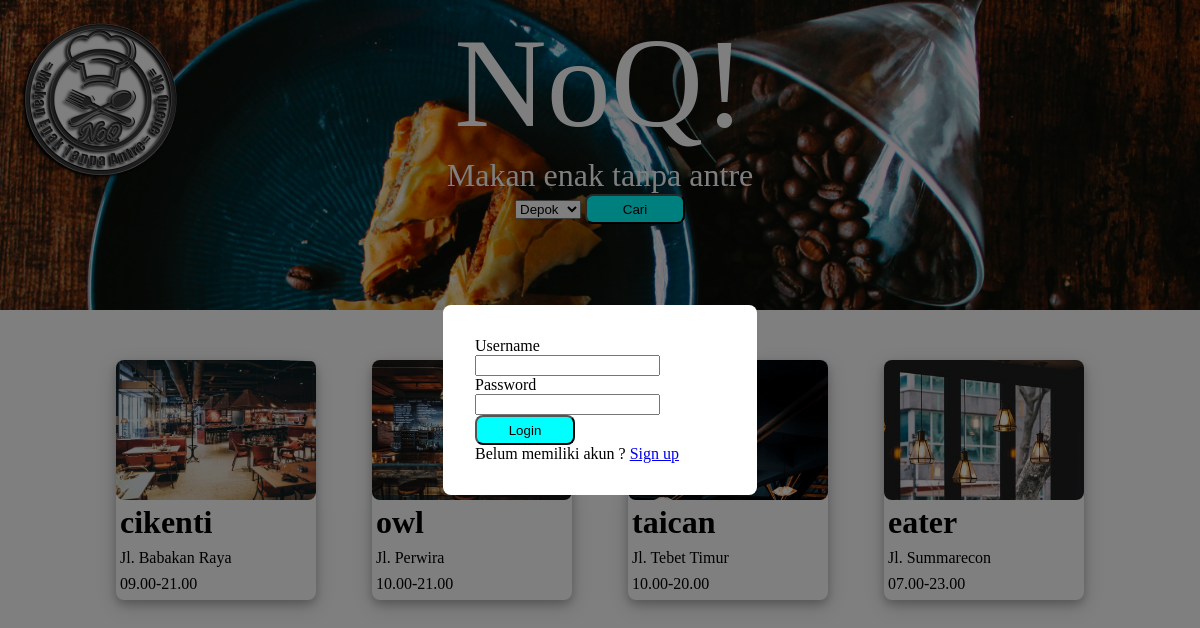
The app's page /login.php, older data.
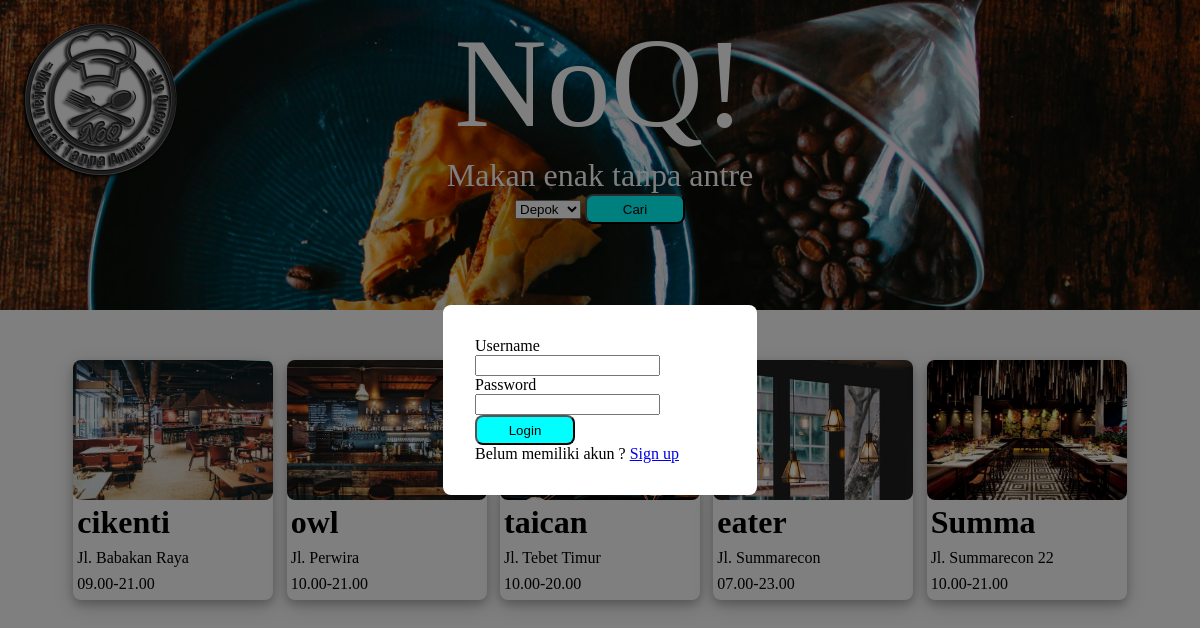
The same page, newer data.
### tables this page shows
CREATE TABLE `restoran` (
  `resto_id` int(11) NOT NULL,
  `resto_name` varchar(24) NOT NULL,
  `resto_address` varchar(64) NOT NULL,
  `resto_number` varchar(20) NOT NULL,
  `resto_image` varchar(255) NOT NULL,
  `resto_open` varchar(24) NOT NULL,
  `resto_rating` int(11) NOT NULL,
  `qr_ovo` varchar(255) NOT NULL,
  `qr_gopay` varchar(255) NOT NULL,
  `loc_id` int(11) NOT NULL,
  `status_id` int(11) NOT NULL
);

### login.php (the view, shortened to what this page needs)
<?php include('server.php') ?>
<!DOCTYPE html>
<html lang="en">
  <head>
    <link rel="stylesheet" href="style.css" />
  </head>
  <body>
  <header class="header" style="background-image: url(./admin/images/cover-resto.jpeg)">
      <img style="position: absolute" src="./admin/images/logo.png" alt="logo" />
      <div class="center">
        <span class="judul">NoQ!</span>
        <br />
        <span class="motto">Makan enak tanpa antre</span>
      </div>
      <div class="search-location">
      <?php
                $query = mysqli_query($db, "select * from restoran_loc");
                ?>
                <form method="post" action="">
                    <select name="location" id="location">
                    <?php
                        while($resto = mysqli_fetch_array($query))
                        {
                            ?>
                            <option value = "<?php echo $resto['loc_id'];?>">
                            <?php
                                echo $resto['loc_name']; ?>
                            </option>
                            <?php
                        }
                    ?>
                    </select>
                    <button type="submit" class="btn" name="filter">Cari</button>
                </form>
      </div>
    </header>
    <?php
                if(isset($_POST['filter']))
                {?>
                <div class="content">
                  <div class="recommendation-container">
                      <h3>Rekomendasi untuk kamu!</h3>
                  </div>
                    <div class="cards">
                    <?php
                    if(!empty($_POST['location']))
                    {
                        $selected = $_POST['location'];
                        $query = mysqli_query($db, "select * from restoran where loc_id='$selected'");
                            while($resto = mysqli_fetch_array($query))
                            {?>
                            <?php $res_img = "admin/images/".$resto['resto_image'];
                                  $res_id = $resto['resto_id'];
                            ?>
                            <a href="menu-resto.php?resto_id=<?php echo $resto['resto_id']?>" style=" text-decoration:none; color:black;">
                            <div class="card">
                                <span
                                class="card-image"
                                style="background-image: url('<?php echo $res_img;?>');"
                                ></span>
                                <div class="card-content">
                                  <h3 class="nama-resto"><?php echo $resto['resto_name'];?></h3>
                                  <span class="alamat"><?php echo $resto['resto_address'];?></span>
                                  <span class="alamat"><?php echo $resto['resto_open'];?></span>
                                </div>
                            </div></a>
                        <?php }?>
              <?php }?>
          <?php }
            else{?>
              <?php $query = mysqli_query($db, "select * from restoran");?>
                <div class="content">
                  <div class="cards">
                  <?php
                          while($resto = mysqli_fetch_array($query))
                          {?>
                          <?php $res_img = "admin/images/".$resto['resto_image'];?>
                          <a href="menu-resto.php?resto_id=<?= $resto['resto_id']?>" style="text-decoration:none; color:black;">
                          <div class="card">
                              <span
                              class="card-image"
                              style="background-image: url('<?php echo $res_img;?>');"
                              ></span>
                              <div class="card-content">
                                <h3 class="nama-resto"><?php echo $resto['resto_name'];?></h3>
                                <span class="alamat"><?php echo $resto['resto_address'];?></span>
                                <span class="alamat"><?php echo $resto['resto_open'];?></span>
                              </div>
                          </div></a>
                  <?php }?>
                  </div>
                </div>
              <?php }?>
	<div class="modal-bg">
    	<div class="modal-container">
			<form method="post" action="login.php" class="form">
				<div class="input-group">
					<label>Username</label>
					<input type="text" name="username" >
				</div>
				<div class="input-group">
					<label>Password</label>
					<input type="password" name="password">
				</div>
				<div class="input-group">
					<button type="submit" class="btn" name="login_user">Login</button>
				</div>
				<p>
					Belum memiliki akun ? <a href="signup.php">Sign up</a>
				</p>
			</form>
		</div>
	</div>
	</body>
</html>

### style.css (style rules this page uses)
body { margin: 0; height: 100%; }
p, h1, h2, h3, h4, h5, h6 { margin: 0px; }
.header { background-image: url("./images/cover-resto.jpeg"); background-size: cover; height: 300px; padding-top: 10px; }
.center { text-align: center; }
.center > span { color: white; }
.judul { font-size: 8rem; }
.motto { font-size: 2rem; }
.search-location { display: flex; flex-direction: row; justify-content: center; }
.content { padding-top: 20px; padding-left: 60px; padding-right: 60px; }
h3 { margin: 0px; font-size: 2rem; }
button { height: 30px; width: 100px; background-color: aqua; border-radius: 8px; }
.cards { display: flex; flex-direction: row; justify-content: space-evenly; margin-top: 30px; }
.card { display: flex; flex-direction: column; width: 200px; height: 240px; background-color: blue; border-radius: 8px; background-color: #ffff; box-shadow: 0 4px 8px 0 rgba(0, 0, 0, 0.2), 0 6px 20px 0 rgba(0, 0, 0, 0.19); }
.card-image { border-radius: 8px; background-size: cover; width: 200px; height: 140px; }
.card-content { height: 100px; display: flex; flex-direction: column; }
.nama-resto, .alamat, .rate { margin: 4px; }
.modal-bg { position: fixed; width: 100%; height: 100%; top: 0; left: 0; background-color: rgba(0, 0, 0, 0.5); display: flex; justify-content: center; align-items: center; }
.modal-container { width: 250px; max-width: 2500px; margin: 1rem; padding: 2rem; background: #ffffff; border-radius: 8px; }
.form { display: flex; flex-direction: column; }

Row changes from the older to the newer data that the page shows:
added restoran: resto_image (picture), resto_name "Summa", resto_address "Jl. Summarecon 22", resto_open "10.00-21.00"
